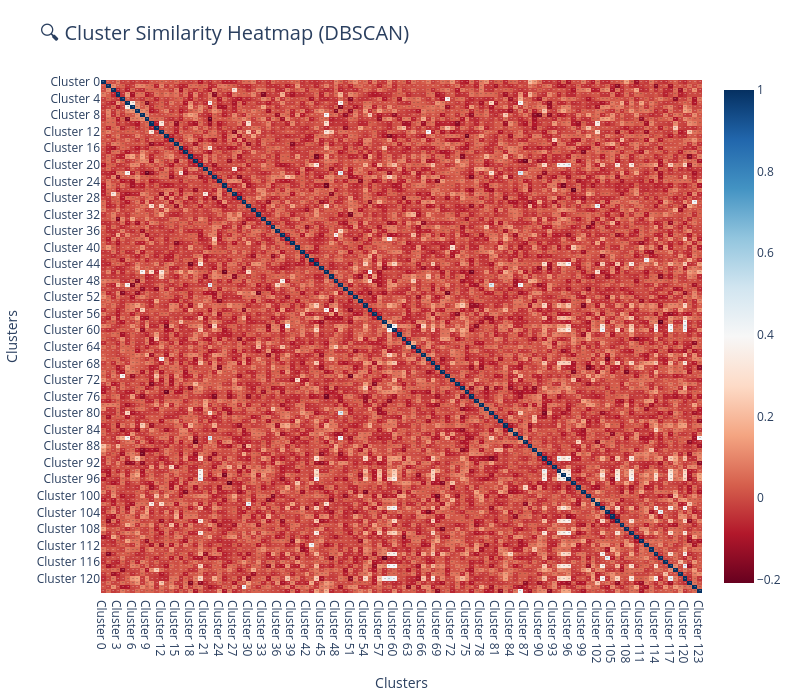

Notebook code for this chart:
### Code cell
cluster_vectors = []
cluster_ids = []

for cluster_id in sorted(set(word_clusters_dbscan)):
    if cluster_id != -1:  # Ignore noise
        vecs = [word_vectors[i] for i in range(len(word_clusters_dbscan)) if word_clusters_dbscan[i] == cluster_id]
        cluster_vectors.append(np.mean(vecs, axis=0))
        cluster_ids.append(f"Cluster {cluster_id}")

# ✅ Compute cosine similarity matrix
cluster_sim_matrix = cosine_similarity(cluster_vectors)

# ✅ Convert to DataFrame for Plotly
sim_df = pd.DataFrame(cluster_sim_matrix, index=cluster_ids, columns=cluster_ids)

# ✅ Plot heatmap
fig = px.imshow(
    sim_df,
    text_auto=".2f",
    color_continuous_scale="RdBu",
    aspect="auto",
    title="🔍 Cluster Similarity Heatmap (DBSCAN)",
)

fig.update_layout(
    xaxis_title="Clusters",
    yaxis_title="Clusters",
    title_font_size=20,
    width=800,
    height=700,
    margin=dict(l=50, r=50, t=80, b=50)
)

fig.show()

### Figure 1 — Plotly figure (JSON) as saved in the notebook; plotly's stock layout.template omitted (floating-point values rounded to 4 significant figures; data arrays with more than 128 entries replaced by an {"elided": "..."} marker saying what was removed)
{"data": [{"coloraxis": "coloraxis", "hovertemplate": "x: %{x}<br>y: %{y}<br>color: %{z}<extra></extra>", "name": "0", "texttemplate": "%{z:.2f}", "type": "heatmap", "x": ["Cluster 0", "Cluster 1", "Cluster 2", "Cluster 3", "Cluster 4", "Cluster 5", "Cluster 6", "Cluster 7", "Cluster 8", "Cluster 9", "Cluster 10", "Cluster 11", "Cluster 12", "Cluster 13", "Cluster 14", "Cluster 15", "Cluster 16", "Cluster 17", "Cluster 18", "Cluster 19", "Cluster 20", "Cluster 21", "Cluster 22", "Cluster 23", "Cluster 24", "Cluster 25", "Cluster 26", "Cluster 27", "Cluster 28", "Cluster 29", "Cluster 30", "Cluster 31", "Cluster 32", "Cluster 33", "Cluster 34", "Cluster 35", "Cluster 36", "Cluster 37", "Cluster 38", "Cluster 39", "Cluster 40", "Cluster 41", "Cluster 42", "Cluster 43", "Cluster 44", "Cluster 45", "Cluster 46", "Cluster 47", "Cluster 48", "Cluster 49", "Cluster 50", "Cluster 51", "Cluster 52", "Cluster 53", "Cluster 54", "Cluster 55", "Cluster 56", "Cluster 57", "Cluster 58", "Cluster 59", "Cluster 60", "Cluster 61", "Cluster 62", "Cluster 63", "Cluster 64", "Cluster 65", "Cluster 66", "Cluster 67", "Cluster 68", "Cluster 69", "Cluster 70", "Cluster 71", "Cluster 72", "Cluster 73", "Cluster 74", "Cluster 75", "Cluster 76", "Cluster 77", "Cluster 78", "Cluster 79", "Cluster 80", "Cluster 81", "Cluster 82", "Cluster 83", "Cluster 84", "Cluster 85", "Cluster 86", "Cluster 87", "Cluster 88", "Cluster 89", "Cluster 90", "Cluster 91", "Cluster 92", "Cluster 93", "Cluster 94", "Cluster 95", "Cluster 96", "Cluster 97", "Cluster 98", "Cluster 99", "Cluster 100", "Cluster 101", "Cluster 102", "Cluster 103", "Cluster 104", "Cluster 105", "Cluster 106", "Cluster 107", "Cluster 108", "Cluster 109", "Cluster 110", "Cluster 111", "Cluster 112", "Cluster 113", "Cluster 114", "Cluster 115", "Cluster 116", "Cluster 117", "Cluster 118", "Cluster 119", "Cluster 120", "Cluster 121", "Cluster 122", "Cluster 123"], "xaxis": "x", "y": ["Cluster 0", "Cluster 1", "Cluster 2", "Cluster 3", "Cluster 4", "Cluster 5", "Cluster 6", "Cluster 7", "Cluster 8", "Cluster 9", "Cluster 10", "Cluster 11", "Cluster 12", "Cluster 13", "Cluster 14", "Cluster 15", "Cluster 16", "Cluster 17", "Cluster 18", "Cluster 19", "Cluster 20", "Cluster 21", "Cluster 22", "Cluster 23", "Cluster 24", "Cluster 25", "Cluster 26", "Cluster 27", "Cluster 28", "Cluster 29", "Cluster 30", "Cluster 31", "Cluster 32", "Cluster 33", "Cluster 34", "Cluster 35", "Cluster 36", "Cluster 37", "Cluster 38", "Cluster 39", "Cluster 40", "Cluster 41", "Cluster 42", "Cluster 43", "Cluster 44", "Cluster 45", "Cluster 46", "Cluster 47", "Cluster 48", "Cluster 49", "Cluster 50", "Cluster 51", "Cluster 52", "Cluster 53", "Cluster 54", "Cluster 55", "Cluster 56", "Cluster 57", "Cluster 58", "Cluster 59", "Cluster 60", "Cluster 61", "Cluster 62", "Cluster 63", "Cluster 64", "Cluster 65", "Cluster 66", "Cluster 67", "Cluster 68", "Cluster 69", "Cluster 70", "Cluster 71", "Cluster 72", "Cluster 73", "Cluster 74", "Cluster 75", "Cluster 76", "Cluster 77", "Cluster 78", "Cluster 79", "Cluster 80", "Cluster 81", "Cluster 82", "Cluster 83", "Cluster 84", "Cluster 85", "Cluster 86", "Cluster 87", "Cluster 88", "Cluster 89", "Cluster 90", "Cluster 91", "Cluster 92", "Cluster 93", "Cluster 94", "Cluster 95", "Cluster 96", "Cluster 97", "Cluster 98", "Cluster 99", "Cluster 100", "Cluster 101", "Cluster 102", "Cluster 103", "Cluster 104", "Cluster 105", "Cluster 106", "Cluster 107", "Cluster 108", "Cluster 109", "Cluster 110", "Cluster 111", "Cluster 112", "Cluster 113", "Cluster 114", "Cluster 115", "Cluster 116", "Cluster 117", "Cluster 118", "Cluster 119", "Cluster 120", "Cluster 121", "Cluster 122", "Cluster 123"], "yaxis": "y", "z": {"elided": "124x124 float values"}}], "layout": {"coloraxis": {"colorscale": [[0, "rgb(103,0,31)"], [0.1, "rgb(178,24,43)"], [0.2, "rgb(214,96,77)"], [0.3, "rgb(244,165,130)"], [0.4, "rgb(253,219,199)"], [0.5, "rgb(247,247,247)"], [0.6, "rgb(209,229,240)"], [0.7, "rgb(146,197,222)"], [0.8, "rgb(67,147,195)"], [0.9, "rgb(33,102,172)"], [1, "rgb(5,48,97)"]]}, "height": 700, "margin": {"b": 50, "l": 50, "r": 50, "t": 80}, "title": {"font": {"size": 20}, "text": "🔍 Cluster Similarity Heatmap (DBSCAN)"}, "width": 800, "xaxis": {"anchor": "y", "domain": [0, 1], "title": {"text": "Clusters"}}, "yaxis": {"anchor": "x", "autorange": "reversed", "domain": [0, 1], "title": {"text": "Clusters"}}}}
